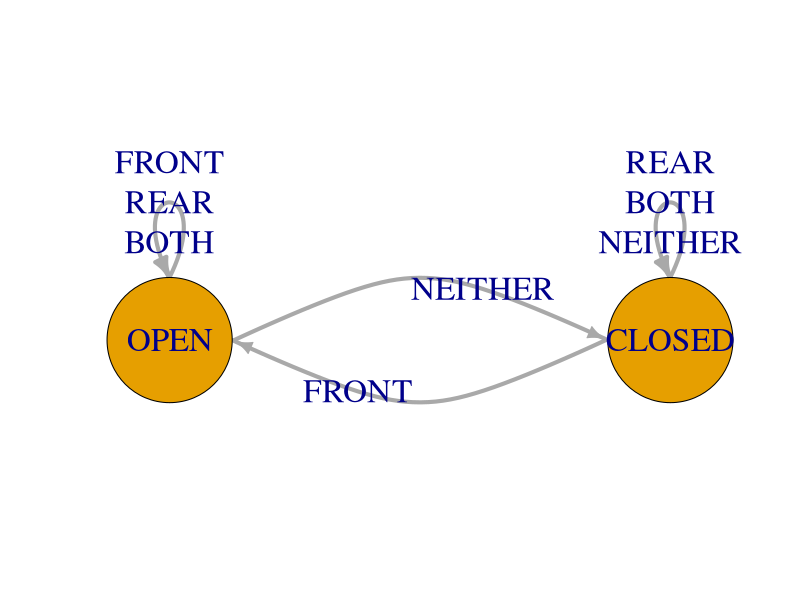
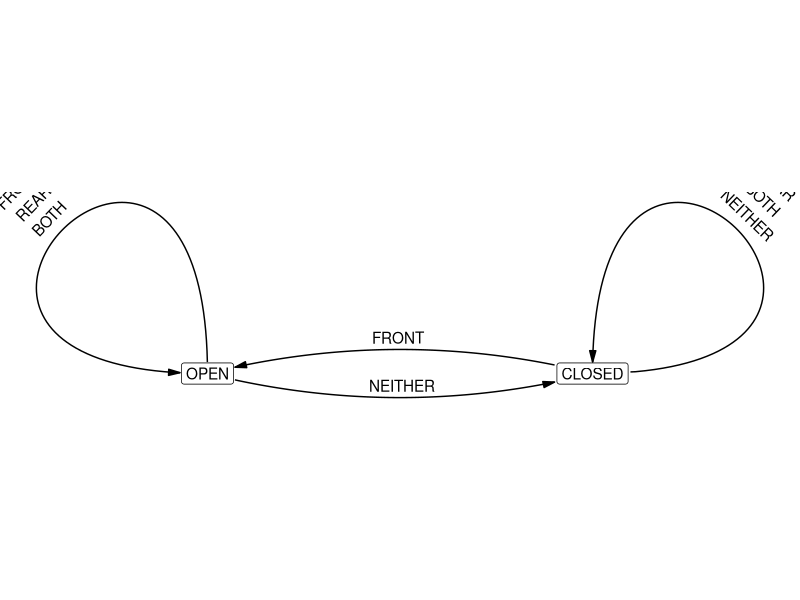

Source code (R) for these figures, in order:
## ---- chunk 1
library(igraph)
door <- graph(c("OPEN", "OPEN", 
                "OPEN", "CLOSED", 
                "CLOSED", "OPEN", 
                "CLOSED", "CLOSED"))
elabs <- c("FRONT\nREAR\nBOTH", "NEITHER", "FRONT", "REAR\nBOTH\nNEITHER")
coords <- layout_on_grid(door)
plot(door, 
     layout=coords, 
     edge.curved = TRUE, 
     edge.loop.angle=3.14*1.5, 
     vertex.size=50, 
     vertex.label.cex = 2,
     edge.label = elabs, 
     edge.label.cex = 2,
     edge.width = 4,
     ylim = c(-1.1,-0.5))
## ---- chunk 2
library(DiagrammeR)

grViz("
digraph {
  graph [overlap=false]
  edge [arrowhead = vee]
  OPEN->OPEN[label='FRONT\nREAR\nBOTH']
  OPEN:sw->CLOSED:nw[xlabel=' NEITHER ']
  CLOSED:ne->OPEN:se[label=' FRONT ']
  CLOSED->CLOSED[label='REAR\nBOTH\nNEITHER']
}
")
## ---- chunk 3
library(igraph)
library(ggraph)
library(tidygraph)
door <- as_tbl_graph(
         graph(c("OPEN","CLOSED",
                 "CLOSED","OPEN", 
                 "OPEN", "OPEN", 
                 "CLOSED", "CLOSED"))) %>%
  activate(edges) %>%
  mutate(name = c("NEITHER", "FRONT", "FRONT\nREAR\nBOTH", "REAR\nBOTH\nNEITHER"))
ggraph(door, layout = "linear") + 
  geom_node_label(aes(label = name)) + 
  geom_edge_fan(aes(start_cap = label_rect(node1.name), 
                    end_cap = label_rect(node2.name),
                    label = name), 
                label_dodge = unit(3, "mm"),
                angle_calc = "along",
                arrow = arrow(angle = 15, length = unit(3, "mm"), type="closed")) + 
  geom_edge_loop(aes(start_cap = label_rect(node1.name), 
                    end_cap = label_rect(node2.name),
                    label = name,
                    direction = c(0,0,135,45)),
                 label_dodge=unit(10, "mm"),
                 angle_calc = "along",
                arrow = arrow(angle = 15, length = unit(3, "mm"), type="closed")) + 
  theme_void() + coord_fixed()
